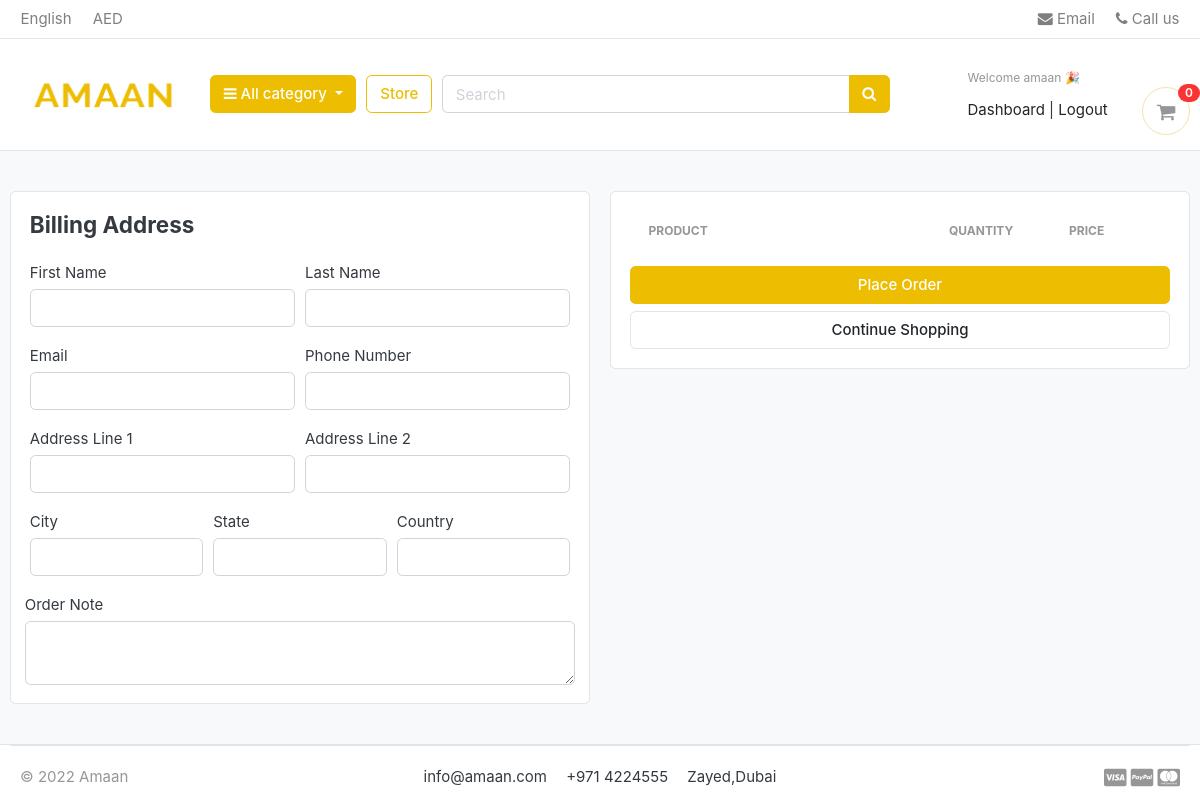
Page /cart/checkout/ (signed in) on the earlier database version.
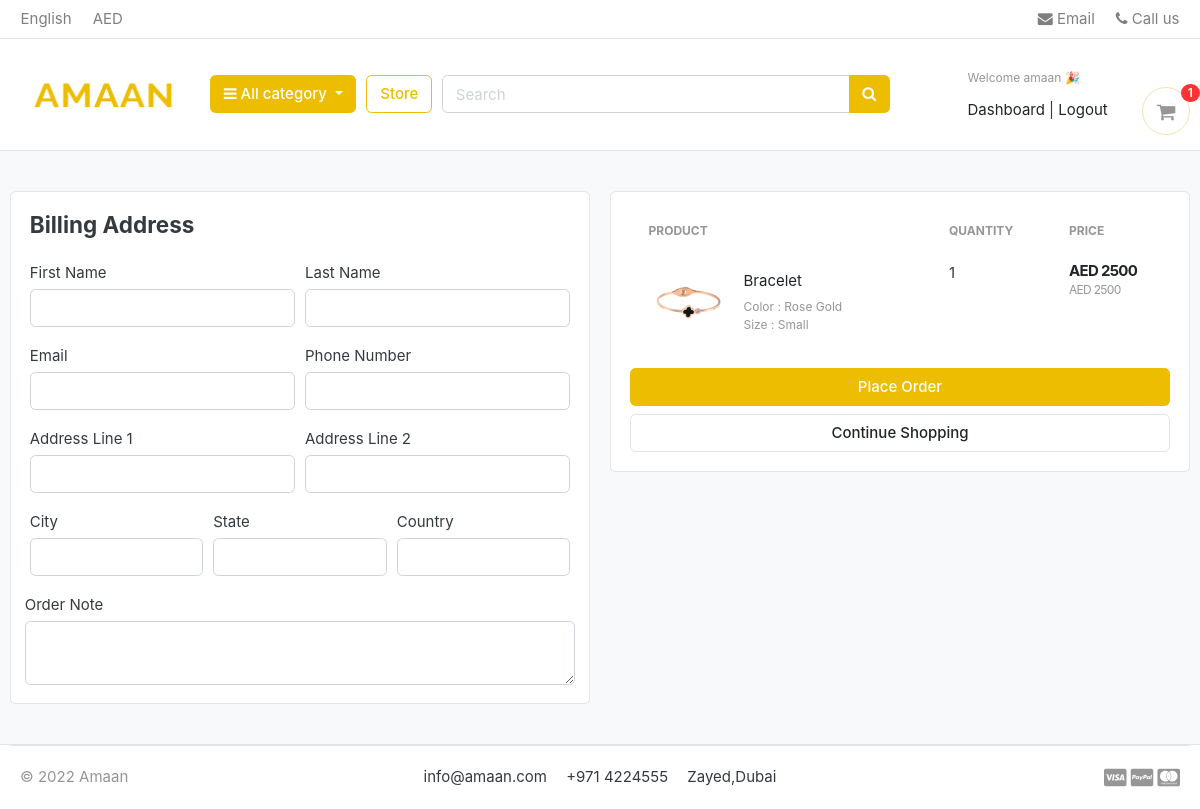
Same page on the later database version.
### carts/models.py (models this page shows, shortened)
class CartItem(models.Model):
    user       = models.ForeignKey(Accounts, on_delete=models.CASCADE, null=True )
    product    = models.ForeignKey(Product, on_delete=models.CASCADE)
    variations = models.ManyToManyField(Variation, blank=True)
    cart       = models.ForeignKey(Cart, on_delete=models.CASCADE, null=True)
    quantity   = models.IntegerField()
    is_active  = models.BooleanField(default=True)
    def sub_total(self):
        return self.product.price * self.quantity

### store/models.py (models this page shows, shortened)
class Product(models.Model):
    product_name = models.CharField(max_length=200, unique=True)
    slug = models.SlugField(max_length=200, unique=True)
    description = models.TextField(max_length=200, blank=True)
    price = models.IntegerField()
    image = models.ImageField(upload_to='photos/products')
    stock = models.IntegerField()
    is_available = models.BooleanField(default=True)
    category = models.ForeignKey(Category, on_delete=models.CASCADE)
    created_date = models.DateTimeField(auto_now_add=True)
    modified_date = models.DateTimeField(auto_now=True)
    def get_url(self):
        return reverse('product_detail', args=[self.category.slug, self.slug])

class Variation(models.Model):
    product = models.ForeignKey(Product, on_delete=models.CASCADE)
    variation_category = models.CharField(max_length=100, choices=variation_category_choice)
    variation_value = models.CharField(max_length=100)
    is_active = models.BooleanField(default=True)
    created_date = models.DateTimeField(auto_now=True)
    objects = VariationManager()

### carts/views.py (the view)
# urls.py: path('checkout/',views.checkout, name='checkout'),
@login_required(login_url='login')
def checkout(request,total=0, quantity=0, cart_items=None):
    try:
        tax = 0
        grand_total = 0
        if request.user.is_authenticated:
                cart_items = CartItem.objects.filter(user=request.user, is_active=True)
        else:
            cart = Cart.objects.get(cart_id=cart_id(request))
            cart_items = CartItem.objects.filter(cart=cart, is_active=True)
        for cart_item in cart_items:
            total += (cart_item.product.price * cart_item.quantity)
            quantity += cart_item.quantity
        tax = (3 * total)/100
        grand_total = total + tax
    except ObjectDoesNotExist:
        pass #just ignore
    context = {
        'total' : total,
        'quantity' : quantity,
        'cart_items' : cart_items,
        'tax' : tax,
        'grand_total' : grand_total,
    }
    return render(request, 'store/checkout.html', context)

### carts/context_processors.py (called while the page is built)
def counter(request):
    cart_count = 0
    if 'admin' in request.path:
        return{}
    else:
        try:
            cart = Cart.objects.filter(cart_id=cart_id(request))
            if request.user.is_authenticated:
                cart_items = CartItem.objects.all().filter(user=request.user)
            else:
                cart_items = CartItem.objects.all().filter(cart=cart[:1])
            for cart_item in cart_items:
                cart_count += cart_item.quantity
        except Cart.DoesNotExist:
            cart_count = 0
    return dict(cart_count=cart_count)

### carts/views.py (called while the page is built)
def cart_id(request):
    cart = request.session.session_key
    if not cart:
        cart = request.session.create()
    return cart

### category/context_processors.py (called while the page is built)
def menu_links(request):
    links = Category.objects.all()
    return dict(links=links)

### category/models.py (called while the page is built)
    def get_url(self):
        return reverse('products_by_category', args=[self.slug])

### templates/store/checkout.html (shortened to what the changed rows need)
{% extends 'base.html' %}
{% load static %}
{% block content %}
<section class="section-content padding-y bg">
    <div class="container">
    <div class="row">
        <aside class="col-lg-6">
            <div class="card">
            <div class="card-body">
                <table class="table table-borderless table-shopping-cart">
                    <thead class="text-muted">
                    <tr class="small text-uppercase">
                      <th scope="col">Product</th>
                      <th scope="col" width="120">Quantity</th>
                      <th scope="col" width="120">Price</th>
                    </tr>
                    </thead>
                    <tbody>
                     {% for cart_item in cart_items %}
                    <tr>
                        <td>
                            <figure class="itemside align-items-center">
                                <div class="aside"><img src="{{ cart_item.product.image.url }}" class="img-sm"></div>
                                <figcaption class="info">
                                    <a href="{{ cart_item.product.get_url }}" class="title text-dark">{{ cart_item.product.product_name }}</a>
                                    <p class="text-muted small">
                                        {% if cart_item.variations.all %}
                                          {% for item in cart_item.variations.all %}
                                            {{ item.variation_category | capfirst }} : {{ item.variation_value | capfirst }} <br>
                                          {% endfor %}
                                        {% endif %}
                                    </p>
                                </figcaption>
                            </figure>
                        </td>
                        <td>
                             <label for="">{{cart_item.quantity}}</label>
                        </td>
                        <td>
                            <div class="price-wrap">
                                <var class="price"><b>AED {{ cart_item.sub_total }}</b> </var>
                                <small class="text-muted">AED {{cart_item.product.price}}</small>
                            </div>
                        </td>
                    </tr>
                    {% endfor %}
                    </tbody>
                    </table>
            </div>
            </div>
    </aside>
    </div>
    </div>
    </section>
{% endblock %}

### templates/includes/navbar.html (shortened to what this page needs)
{% load static%}
<header class="section-header">
    <nav class="navbar p-md-0 navbar-expand-sm navbar-light border-bottom">
    <div class="container">
      <div class="collapse navbar-collapse" id="navbarTop4">
        <ul class="navbar-nav mr-auto">
            <li class="nav-item dropdown">
                 <a href="#" class="nav-link">   English </a>
            </li>
            <li class="nav-item dropdown">
                <a href="#" class="nav-link"> AED </a>
            </li>
        </ul>
        <ul class="navbar-nav">
            <li><a href="#" class="nav-link"> <i class="fa fa-envelope"></i> Email </a></li>
            <li><a href="#" class="nav-link"> <i class="fa fa-phone"></i> Call us </a></li>
        </ul>
      </div>
    </div>
    </nav>
    <section class="header-main border-bottom">
        <div class="container">
    <div class="row align-items-center justify-content-around ">
        <div class="col-lg-2 col-md-3 col-6">
            <a href="{% url 'home' %}" class="brand-wrap">
                <img class="logo w-100" src="{% static './images/logo1.png' %}" >
            </a>
        </div>
        <div class="col-lg col-sm col-md col-6 flex-grow-0">
            <div class="category-wrap dropdown d-inline-block float-right">
                <button type="button" class="btn btn-primary dropdown-toggle" data-toggle="dropdown">
                    <i class="fa fa-bars"></i> All category
                </button>
            </div>
        </div>
        <a href="{% url 'store' %}" class="btn btn-outline-primary">Store</a>
        <div class="col-lg  col-md-6 col-sm-12 col d-none d-md-block">
            <form action="{% url 'search' %}" class="search " method="GET">
                <div class="input-group w-100">
                    <input type="text" class="form-control search-bar " style="width:60%;" placeholder="Search"  name="keyword"  required>
                    <div class="input-group-append">
                      <button class="btn btn-primary" type="submit">
                        <i class="fa fa-search "></i>
                      </button>
                    </div>
                </div>
            </form>
        </div>
        <div class="col-lg-3 col-sm-6 col-8 order-2 order-lg-3">
                    <div class="d-flex justify-content-end mb-3 mb-lg-0 mt-3">
                        {% if user.id is None%}
                        <div class="widget-header ">
                            <small class="title text-muted">Welcome guest !</small>
                            <div>
                                <a class="text-dark" href="{% url 'login' %}">Sign in</a> <span class="dark-transp"> | </span>
                                <a class="text-dark" href="{% url 'register' %}"> Register</a>
                            </div>
                        </div>
                        {% else %}
                        <div class="widget-header ">
                            <small class="title text-muted">Welcome {{user.first_name}} 🎉</small>
                            <div>
                                <a class="text-dark" href="{% url 'dashboard' %}">Dashboard</a> <span class="dark-transp"> | </span>
                                <a class="text-dark" href="{% url 'logout' %}"> Logout</a>
                        {% endif %}
                        <a href="{% url 'cart' %}" class="widget-header pl-3 ml-3">
                            <div class="icon icon-sm rounded-circle border"><i class="fa fa-shopping-cart"></i></div>
                            <span class="badge badge-pill badge-danger notify">{{cart_count}}</span>
                        </a>
                    </div>
                </div>
    </div>
        </div>
    </section>
    </header>

Differences in the rows shown:
added CartItem: product.image (picture), product.product_name "Bracelet", quantity "1", sub_total "2500", product.price "2500"
now on this page (row unchanged): Variation: variation_category "Color", variation_value "Rose Gold"
now on this page (row unchanged): Variation: variation_category "Size", variation_value "Small"
Other differences:
{{ cart_count }}: "0" → "1"
